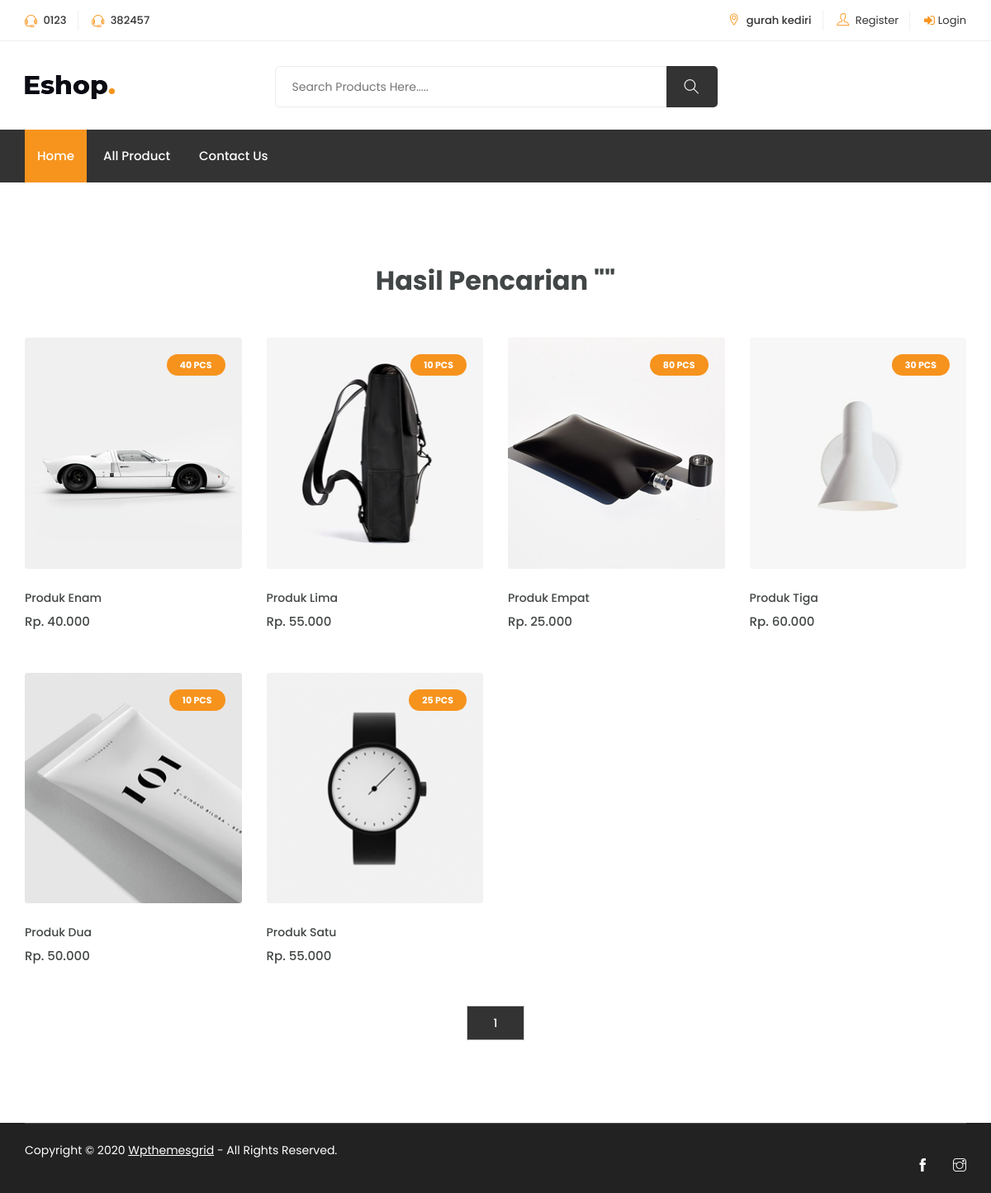
The page /pencarian.php on the database its author committed.
### tables this page shows
CREATE TABLE `setting` (
  `id` int(11) NOT NULL,
  `telp_satu` varchar(150) DEFAULT NULL,
  `telp_dua` varchar(150) DEFAULT NULL,
  `email` varchar(150) DEFAULT NULL,
  `alamat` varchar(150) DEFAULT NULL,
  `link_fb` varchar(150) DEFAULT NULL,
  `link_ig` varchar(150) DEFAULT NULL,
  `rekening` varchar(100) DEFAULT NULL,
  `deskripsi` text DEFAULT NULL,
  `cara_bayar` text DEFAULT NULL
);

CREATE TABLE `produk` (
  `id` int(11) NOT NULL,
  `nama` varchar(100) DEFAULT NULL,
  `harga` int(11) DEFAULT 0,
  `stok` int(11) DEFAULT 0,
  `deskripsi` text DEFAULT NULL,
  `gambar` text DEFAULT NULL,
  `id_kategori` int(11) DEFAULT NULL
);

### pencarian.php (the view, shortened to what this page needs)
<!DOCTYPE html>
<html lang="zxx">
<?php include 'php/koneksi.php';?>
<?php include 'base_h.php';?>
<body class="js">
    <?php include 'base_nav.php';?>
    <section class="product-area shop-sidebar shop section">
        <div class="container">
            <div class="row">
                <div class="col-lg-12 col-md-12 col-12">
                    <div class="row">
                        <div class="col-12 text-center">
                            <h2>Hasil Pencarian "<?=$_GET['search']?>"</h2>
                        </div>
                        <?php
                        $halaman = 12;
                        $page = isset($_GET["halaman"]) ? (int)$_GET["halaman"] : 1;
                        $mulai = ($page>1) ? ($page * $halaman) - $halaman : 0;
                        $produk = mysqli_query($koneksi,"select * from produk where nama LIKE '%$_GET[search]%' order by id desc limit 0,8");
                        $total = mysqli_num_rows($produk);
                        $pages = ceil($total/$halaman);
                        $proquery = mysqli_query($koneksi,"select * from produk where nama LIKE '%$_GET[search]%' order by id desc LIMIT $mulai, $halaman");
                        if($total > 0){
                        while($dpro=mysqli_fetch_assoc($proquery)) { ?>
                        <div class="col-lg-3 col-md-6 col-12">
                            <div class="single-product">
                                <div class="product-img">
                                    <a href="produk.php?id=<?php echo $dpro['id']?>">
                                        <img class="default-img" src="assets/gambar/produk/<?php echo $dpro['gambar']?>"
                                            alt="#">
                                        <span class="price-dec"><?php echo $dpro['stok']?> Pcs</span>
                                    </a>
                                </div>
                                <div class="product-content">
                                    <h3><a href="produk.php?id=<?php echo $dpro['id']?>"><?php echo $dpro['nama']?></a>
                                    </h3>
                                    <div class="product-price">
                                        <span><?php echo "Rp. ".number_format($dpro['harga'],0,',','.'); ?></span>
                                    </div>
                                </div>
                            </div>
                        </div>
                        <?php } ?>
                    </div>
                    <div class="col-12 text-center mt-5">
                        <?php for ($i=1; $i<=$pages ; $i++){ ?>
                        <a href="?halaman=<?php echo $i; ?>">
                            <button type="button" class="btn"><?php echo $i; ?></button>
                        </a>
                        <?php } ?>
                    </div>
                    <?php } ?>
                </div>
            </div>
        </div>
    </section>
    <?php include 'base_f.php';?>
</body>
</html>

### base_nav.php (shortened to what this page needs)
<?php
include '../php/koneksi.php';
?>
<?php
$datasetting = mysqli_query($koneksi,"select * from setting order by id desc limit 0,1");
while($st=mysqli_fetch_assoc($datasetting)) { ?>
<header class="header shop">
    <div class="topbar">
        <div class="container">
            <div class="row">
                <div class="col-lg-4 col-md-12 col-12">
                    <div class="top-left">
                        <ul class="list-main">
                            <li><i class="ti-headphone-alt"></i> <?php echo $st['telp_satu']?> </li>
                            <li><i class="ti-headphone-alt"></i> <?php echo $st['telp_dua']?></li>
                        </ul>
                    </div>
                </div>
                <div class="col-lg-8 col-md-12 col-12">
                    <div class="right-content">
                        <ul class="list-main">
                            <li><i class="ti-location-pin"></i> <?php echo $st['alamat']?></li>
                            <?php
                                if($_SESSION['username']==''){ ?>
                            <li><a href="register.php"><i class="ti-user"></i> Register</a></li>
                            <li><a href="login.php"><i class="fa fa-sign-in"></i>Login</a></li>
                            <?php }else{ ?>
                            <li><a href="php/aksi_logout_frontend.php"><i class="ti-power-off"></i>Logout</a></li>
                            <?php } ?>
                        </ul>
                    </div>
                </div>
            </div>
        </div>
    </div>
    <div class="middle-inner">
        <div class="container">
            <div class="row">
                <div class="col-lg-2 col-md-2 col-12">
                    <div class="logo">
                        <a href="index.html"><img src="assets/user/images/logo.png" alt="logo"></a>
                    </div>
                </div>
                <div class="col-lg-8 col-md-7 col-12">
                    <div class="search-bar-top">
                        <div class="search-bar">
                            <form action="pencarian.php" method="get">
                                <input required name="search" placeholder="Search Products Here....." type="search">
                                <button type="submit" class="btnn"><i class="ti-search"></i></button>
                            </form>
                        </div>
                    </div>
                </div>
                <div class="col-lg-2 col-md-3 col-12">
                </div>
            </div>
        </div>
    </div>
    <div class="header-inner">
        <div class="container">
            <div class="cat-nav-head">
                <div class="row">
                    <div class="col-lg-12 col-12">
                        <div class="menu-area">
                            <nav class="navbar navbar-expand-lg">
                                <div class="navbar-collapse">
                                    <div class="nav-inner">
                                        <ul class="nav main-menu menu navbar-nav">
                                            <li class="active"><a href="index.php">Home</a></li>
                                            <li><a href="all-product.php">All Product</a></li>
                                            <li><a href="contact-us.php">Contact Us</a></li>
                                        </ul>
                                    </div>
                                </div>
                            </nav>
                        </div>
                    </div>
                </div>
            </div>
        </div>
    </div>
</header>
<?php } ?>

### base_f.php (shortened to what this page needs)
<footer class="footer">
    <div class="copyright">
        <div class="container">
            <div class="inner">
                <div class="row">
                    <div class="col-lg-9 col-12">
                        <div class="left">
                            <p>Copyright © 2020 <a href="http://www.wpthemesgrid.com" target="_blank">Wpthemesgrid</a> -
                                All Rights Reserved.</p>
                        </div>
                    </div>
                    <div class="col-lg-3 col-md-3 col-12 text-right">
                        <div class="single-footer social">
                            <?php
                            $datasetting = mysqli_query($koneksi,"select * from setting order by id desc limit 0,1");
                            while($st=mysqli_fetch_assoc($datasetting)) { ?>
                            <ul>
                                <li><a href="<?php if($st['link_fb']!=''){echo $st['link_fb'];}else{echo '#';}?>" target="blank()"><i class="ti-facebook"></i></a></li>
                                <li><a href="<?php if($st['link_ig']!=''){echo $st['link_fb'];}else{echo '#';}?>" target="blank()"><i class="ti-instagram"></i></a></li>
                            </ul>
                            <?php } ?>
                        </div>
                    </div>
                </div>
            </div>
        </div>
</footer>

### rows shown on the page
setting: telp_satu "0123", telp_dua "382457", alamat "gurah kediri"
produk: gambar (picture), stok "40", nama "Produk Enam", harga "40.000"
produk: gambar (picture), stok "10", nama "Produk Lima", harga "55.000"
produk: gambar (picture), stok "80", nama "Produk Empat", harga "25.000"
produk: gambar (picture), stok "30", nama "Produk Tiga", harga "60.000"
produk: gambar (picture), stok "10", nama "Produk Dua", harga "50.000"
produk: gambar (picture), stok "25", nama "Produk Satu", harga "55.000"
